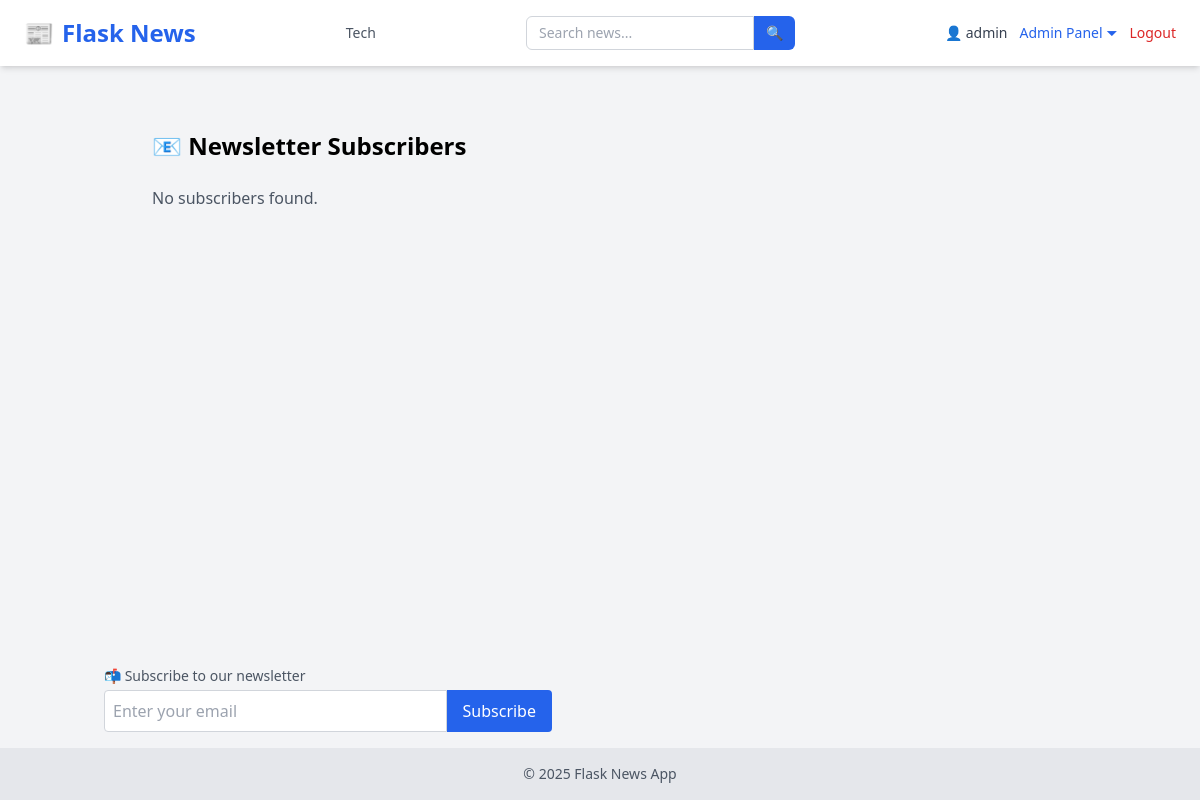
Before: /subscribers (signed in) with the older database file.
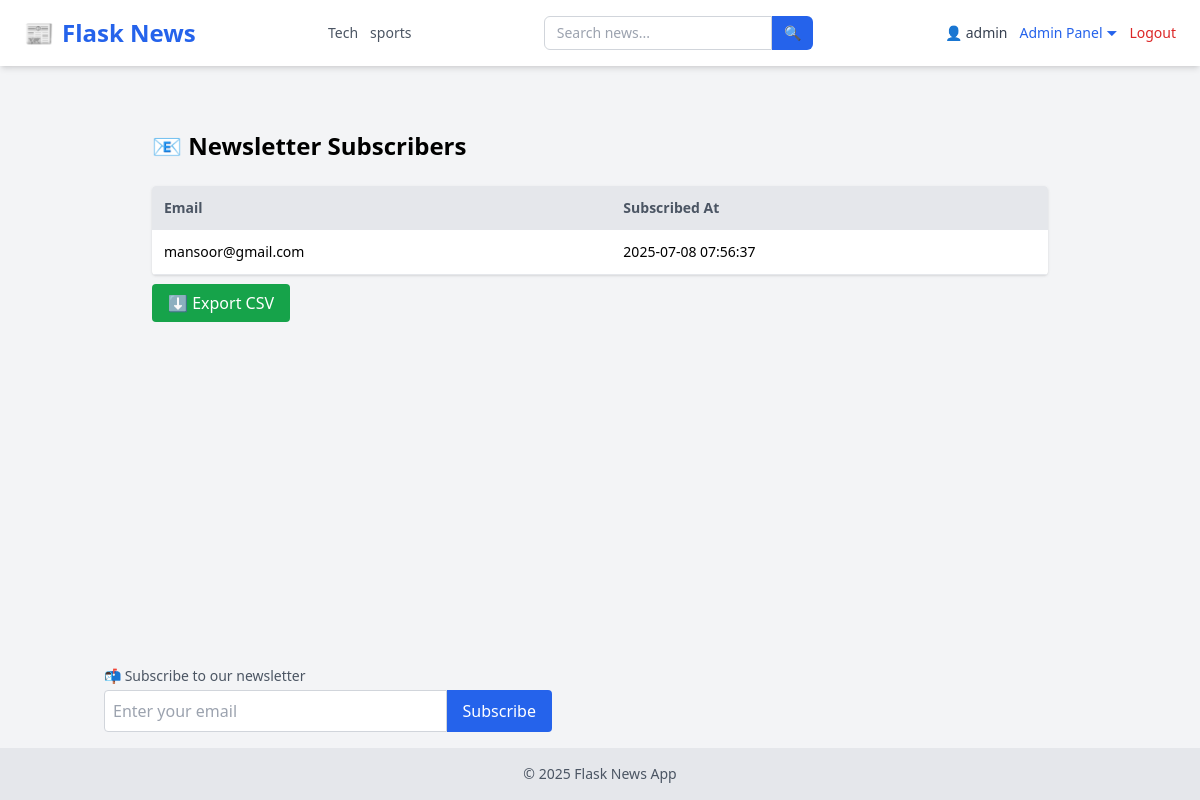
After: the same page with the newer database file.
### tables this page shows
CREATE TABLE categories (
            id INTEGER PRIMARY KEY AUTOINCREMENT,
            name TEXT UNIQUE NOT NULL
        );

CREATE TABLE subscribers (
            id INTEGER PRIMARY KEY AUTOINCREMENT,
            email TEXT UNIQUE NOT NULL,
            created_at TEXT DEFAULT (datetime('now'))
        );

### app/admin_routes.py (the view)
@admin.route('/subscribers')
@login_required
@admin_only
def view_subscribers():
    conn = sqlite3.connect(current_app.config['DATABASE'])
    c = conn.cursor()
    c.execute("SELECT email, created_at FROM subscribers ORDER BY created_at DESC")
    subscribers = c.fetchall()
    conn.close()
    return render_template('admin/subscribers.html', subscribers=subscribers)

### app/__init__.py (called while the page is built)
def create_app():
    app = Flask(__name__, instance_relative_config=True)
    app.config.from_object('config.Config')
    from app.routes import main
    app.register_blueprint(main)
    from app.admin_routes import admin
    app.register_blueprint(admin)
    from app.user_routes import user
    app.register_blueprint(user)
    init_db(app)
    login_manager.init_app(app)
    @login_manager.user_loader
    def user_loader(user_id):
        return load_user(user_id)
    @app.context_processor
    def inject_now():
        return {'now': datetime.now}
    @app.context_processor
    def inject_categories():
        conn = sqlite3.connect(current_app.config['DATABASE'])
        c = conn.cursor()
        c.execute("SELECT id, name FROM categories ORDER BY name ASC")
        categories = c.fetchall()
        conn.close()
        return {'categories': categories}
    return app

### app/models.py (called while the page is built)
def load_user(user_id):
    conn = sqlite3.connect(current_app.config['DATABASE'])
    c = conn.cursor()
    c.execute("SELECT id, username,email, role FROM users WHERE id = ?", (user_id,))
    row = c.fetchone()
    conn.close()
    if row:
        return User(*row)
    return None

### app/templates/admin/subscribers.html (shortened to what this page needs)
{% extends "layout.html" %}  {% block content %}
<div class="max-w-4xl mx-auto mt-10">
  <h1 class="text-2xl font-bold mb-6">📧 Newsletter Subscribers</h1>
  {% if subscribers %}
  <table class="w-full bg-white rounded shadow overflow-hidden">
    <thead class="bg-gray-200 text-left text-sm text-gray-600">
      <tr>
        <th class="p-3">Email</th>
        <th class="p-3">Subscribed At</th>
      </tr>
    </thead>
    <tbody class="text-sm">
      {% for sub in subscribers %}
      <tr class="border-b">
        <td class="p-3">{{ sub[0] }}</td>
        <td class="p-3">{{ sub[1] }}</td>
      </tr>
      {% endfor %}
    </tbody>
  </table>
  <div class="mb-4 mt-4">
    <a
      href="{{ url_for('admin.export_subscribers') }}"
      class="bg-green-600 text-white px-4 py-2 rounded hover:bg-green-700"
    >
      ⬇️ Export CSV
    </a>
  </div>
  {% else %}
  <p class="text-gray-600">No subscribers found.</p>
  {% endif %}
</div>
{% endblock %}

### app/templates/layout.html (shortened to what this page needs)
<!DOCTYPE html>
<html lang="en">
  <head>
    <script src="https://cdn.tailwindcss.com"></script>
    <link
      rel="stylesheet"
      href="https://cdnjs.cloudflare.com/ajax/libs/font-awesome/6.4.0/css/all.min.css"
    />
  </head>
  <body class="bg-gray-100 min-h-screen flex flex-col">
    <nav
      class="bg-white shadow-md px-6 py-4 flex flex-wrap md:flex-nowrap justify-between items-center"
    >
      <a
        href="/"
        class="text-2xl font-extrabold text-blue-600 flex items-center gap-2"
      >
        📰 <span>Flask News</span>
      </a>
      <div
        class="flex flex-wrap justify-center gap-3 mt-4 md:mt-0 md:ml-6 text-sm text-gray-600 font-medium"
      >
        {% for cat in categories %}
        <a
          href="{{ url_for('main.filter_by_category', name=cat[1]) }}"
          class="hover:text-blue-600 transition-colors"
        >
          {{ cat[1] }}
        </a>
        {% endfor %}
      </div>
      <form
        method="GET"
        action="{{ url_for('main.search') }}"
        class="flex mt-4 md:mt-0 md:ml-6"
      >
        <input
          type="text"
          name="q"
          placeholder="Search news..."
          required
          class="px-3 py-1.5 border rounded-l-md border-gray-300 focus:outline-none focus:ring focus:border-blue-500 text-sm"
        />
        <button
          type="submit"
          class="px-3 py-1.5 bg-blue-600 text-white rounded-r-md text-sm hover:bg-blue-700 transition-colors"
        >
          🔍
        </button>
      </form>
      <div
        class="flex items-center gap-3 mt-4 md:mt-0 md:ml-6 text-sm relative"
      >
        {% if current_user.is_authenticated %}
        <a href="{{ url_for('user.user_profile', email=current_user.email) }}"
          ><span class="text-gray-700">👤 {{ current_user.username }}</span></a
        >
        {% if current_user.role == 'admin' %}
        <div class="relative">
          <button
            id="adminDropdownToggle"
            class="text-blue-600 hover:underline focus:outline-none"
            onclick="toggleAdminDropdown()"
          >
            Admin Panel ⏷
          </button>
        </div>
        {% endif %}
        <a href="/logout" class="text-red-600 hover:underline">Logout</a>
        {% else %}
        <a href="/login" class="text-blue-600 hover:underline">Login</a>
        <a href="/register" class="text-blue-600 hover:underline">Register</a>
        {% endif %}
      </div>
    </nav>
    <main class="flex-grow container mx-auto p-6">
       {% block content %}{% endblock %}
    </main>
    <div class="container mx-auto mb-4 px-4">
      <form action="{{ url_for('user.subscribe') }}" method="POST" class="mt-4">
        <label class="block text-sm text-gray-600 mb-1"
          >📬 Subscribe to our newsletter</label
        >
        <div class="flex max-w-md">
          <input
            type="email"
            name="email"
            required
            placeholder="Enter your email"
            class="w-full p-2 rounded-l border border-gray-300"
          />
          <button type="submit" class="bg-blue-600 text-white px-4 rounded-r">
            Subscribe
          </button>
        </div>
      </form>
    </div>
    <footer class="bg-gray-200 text-center py-4 text-sm text-gray-600">
      &copy; {{ now().year }} Flask News App
    </footer>
  </body>
</html>

Changed rows visible on the page:
added categories: name "sports"
added subscribers: email "mansoor@gmail.com", created_at "2025-07-08 07:56:37"
Other visible differences:
text no longer shown: "No subscribers found."
text now shown: "Email Subscribed At ⬇️ Export CSV"
